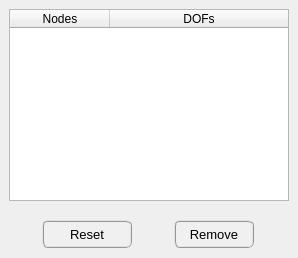
        <widget class="QWidget" name="tab_remove">
         <attribute name="title">
          <string>Remove</string>
         </attribute>
         <layout class="QGridLayout" name="gridLayout_12">
          <property name="leftMargin">
           <number>0</number>
          </property>
          <property name="topMargin">
           <number>0</number>
          </property>
          <property name="rightMargin">
           <number>0</number>
          </property>
          <property name="bottomMargin">
           <number>0</number>
          </property>
          <property name="spacing">
           <number>0</number>
          </property>
          <item row="0" column="0">
           <widget class="QFrame" name="frame_5">
            <property name="frameShape">
             <enum>QFrame::NoFrame</enum>
            </property>
            <property name="frameShadow">
             <enum>QFrame::Raised</enum>
            </property>
            <layout class="QGridLayout" name="gridLayout_11">
             <item row="0" column="0">
              <widget class="QTreeWidget" name="treeWidget_prescribed_dofs">
               <property name="minimumSize">
                <size>
                 <width>280</width>
                 <height>180</height>
                </size>
               </property>
               <property name="maximumSize">
                <size>
                 <width>280</width>
                 <height>200</height>
                </size>
               </property>
               <property name="font">
                <font>
                 <family>MS Shell Dlg 2</family>
                 <pointsize>9</pointsize>
                </font>
               </property>
               <property name="indentation">
                <number>1</number>
               </property>
               <property name="headerHidden">
                <bool>false</bool>
               </property>
               <attribute name="headerHighlightSections">
                <bool>false</bool>
               </attribute>
               <attribute name="headerShowSortIndicator" stdset="0">
                <bool>false</bool>
               </attribute>
               <attribute name="headerStretchLastSection">
                <bool>true</bool>
               </attribute>
               <column>
                <property name="text">
                 <string>Nodes</string>
                </property>
                <property name="font">
                 <font>
                  <family>MS Shell Dlg 2</family>
                  <pointsize>9</pointsize>
                 </font>
                </property>
                <property name="textAlignment">
                 <set>AlignCenter</set>
                </property>
               </column>
               <column>
                <property name="text">
                 <string>DOFs</string>
                </property>
                <property name="font">
                 <font>
                  <family>MS Shell Dlg 2</family>
                  <pointsize>9</pointsize>
                 </font>
                </property>
                <property name="textAlignment">
                 <set>AlignCenter</set>
                </property>
               </column>
              </widget>
             </item>
            </layout>
           </widget>
          </item>
          <item row="1" column="0">
           <widget class="QFrame" name="frame_4">
            <property name="minimumSize">
             <size>
              <width>0</width>
              <height>48</height>
             </size>
            </property>
            <property name="maximumSize">
             <size>
              <width>16777215</width>
              <height>48</height>
             </size>
            </property>
            <property name="frameShape">
             <enum>QFrame::NoFrame</enum>
            </property>
            <property name="frameShadow">
             <enum>QFrame::Raised</enum>
            </property>
            <layout class="QGridLayout" name="gridLayout_10">
             <property name="leftMargin">
              <number>4</number>
             </property>
             <property name="topMargin">
              <number>4</number>
             </property>
             <property name="rightMargin">
              <number>4</number>
             </property>
             <property name="bottomMargin">
              <number>4</number>
             </property>
             <property name="spacing">
              <number>4</number>
             </property>
             <item row="0" column="0">
              <widget class="QPushButton" name="pushButton_reset">
               <property name="minimumSize">
                <size>
                 <width>90</width>
                 <height>28</height>
                </size>
               </property>
               <property name="maximumSize">
                <size>
                 <width>90</width>
                 <height>28</height>
                </size>
               </property>
               <property name="font">
                <font>
                 <family>MS Shell Dlg 2</family>
                 <pointsize>10</pointsize>
                 <weight>50</weight>
                 <italic>false</italic>
                 <bold>false</bold>
                </font>
               </property>
               <property name="styleSheet">
                <string notr="true">QPushButton{border-radius: 6px; border-color: rgb(150, 150, 150); border-style: ridge; border-width: 2px; color: rgb(0, 0, 0); background-color: rgb(240, 240, 240)}
QPushButton:hover{border-radius: 6px; border-color: rgb(0, 170, 255); border-style: ridge; border-width: 2px; color: rgb(0, 0, 0); background-color: rgba(174, 213, 255, 100)}
QPushButton:pressed{border-radius: 6px; border-color: rgb(0, 170, 255); border-style: ridge; border-width: 2px; color: rgb(0, 0, 0); background-color: rgb(174, 213, 255)}
QPushButton:disabled{border-radius: 6px; border-color: rgb(150, 150, 150); border-style: ridge; border-width: 0px; color: rgb(150,150, 150); background-color: rgb(220, 220, 220)}</string>
               </property>
               <property name="text">
                <string>Reset</string>
               </property>
              </widget>
             </item>
             <item row="0" column="1">
              <widget class="QPushButton" name="pushButton_remove_bc_confirm">
               <property name="enabled">
                <bool>true</bool>
               </property>
               <property name="minimumSize">
                <size>
                 <width>80</width>
                 <height>28</height>
                </size>
               </property>
               <property name="maximumSize">
                <size>
                 <width>80</width>
                 <height>28</height>
                </size>
               </property>
               <property name="font">
                <font>
                 <family>MS Shell Dlg 2</family>
                 <pointsize>10</pointsize>
                 <weight>50</weight>
                 <italic>false</italic>
                 <bold>false</bold>
                </font>
               </property>
               <property name="styleSheet">
                <string notr="true">QPushButton{border-radius: 6px; border-color: rgb(150, 150, 150); border-style: ridge; border-width: 2px; color: rgb(0, 0, 0); background-color: rgb(240, 240, 240)}
QPushButton:hover{border-radius: 6px; border-color: rgb(0, 170, 255); border-style: ridge; border-width: 2px; color: rgb(0, 0, 0); background-color: rgba(174, 213, 255, 100)}
QPushButton:pressed{border-radius: 6px; border-color: rgb(0, 170, 255); border-style: ridge; border-width: 2px; color: rgb(0, 0, 0); background-color: rgb(174, 213, 255)}
QPushButton:disabled{border-radius: 6px; border-color: rgb(150, 150, 150); border-style: ridge; border-width: 0px; color: rgb(150,150, 150); background-color: rgb(220, 220, 220)}</string>
               </property>
               <property name="text">
                <string>Remove</string>
               </property>
              </widget>
             </item>
            </layout>
           </widget>
          </item>
         </layout>
        </widget>
